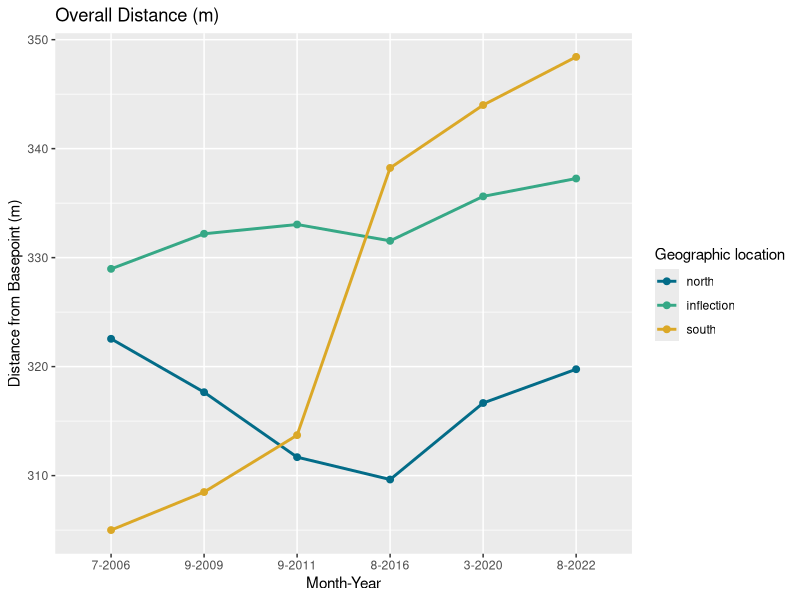
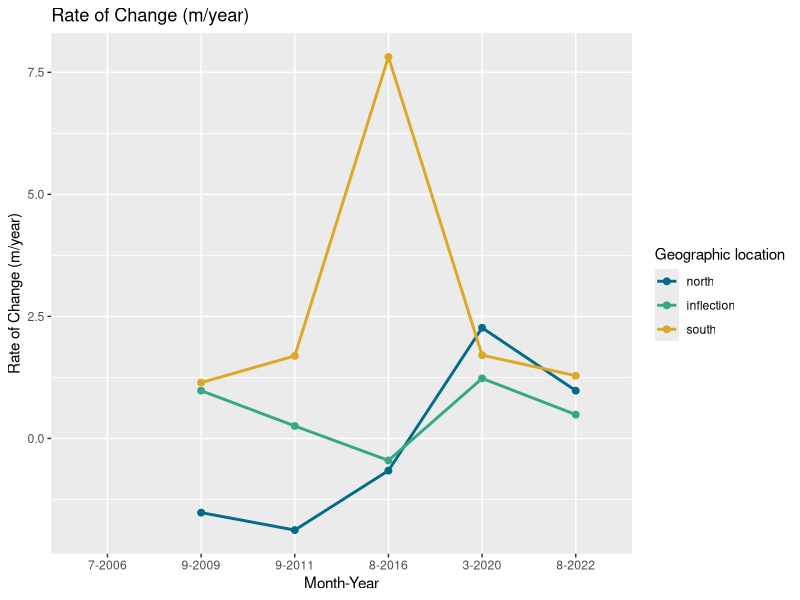
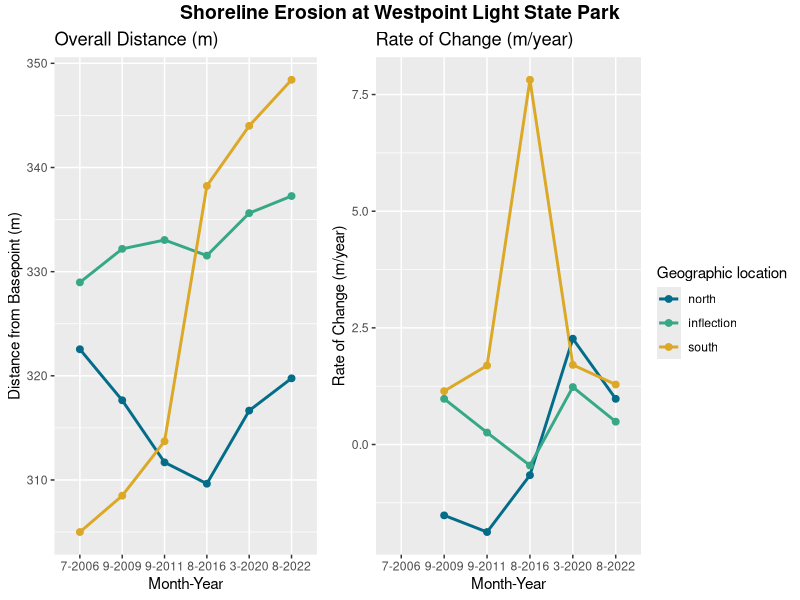

These charts were generated, in order, by the following R code:
## RLionheart
## Westport Golf Links
## March 2023

library(ggpubr)
library(tidyverse)

## Arbitrary baseline was drawn approximately 350m from shoreline
## Each historical shoreline from 2006 to present was measured to the baseline.
## All info is in meters.


## Southern benchmark at approximately 46°53'13.57"N, 124° 7'34.81"W
## Chosen due to proximity to dynamic revetment constructed in 2021
south <- data.frame(year = c("7-2006", "9-2009", "9-2011", "8-2016", "3-2020", "8-2022"),
                 distance_m = c(305.00, 308.49, 313.71, 338.23, 344.00, 348.42), 
                 position = "south")

## Northern benchmark at approximately 46°54'6.84"N, 124° 7'54.29"W
## Chosen due to proximity to nourishment provided by the Army Corps of Engineers
north <- data.frame(year = c("7-2006", "9-2009", "9-2011", "8-2016", "3-2020", "8-2022"),
                    distance_m = c(322.55, 317.65, 311.69, 309.64, 316.66, 319.76), 
                    position = "north")

## Inflection point at approximately 46°53'49.91"N, 124° 7'48.71"W.
## Where active erosion appears to be mitigated by Corps nourishment, visual inspection only.
inflection <- data.frame(year = c("7-2006", "9-2009", "9-2011", "8-2016", "3-2020", "8-2022"),
                         distance_m = c(328.97, 332.19, 333.04, 331.54, 335.62, 337.26), 
                         position = "inflection")

## Combine all locations to one dataframe
distance_to_baseline <- south %>% 
  rbind(north) %>%
  rbind(inflection)
distance_to_baseline$year <- factor(distance_to_baseline$year,
                                    levels=c("6-1990", "7-2006", "9-2009", "9-2011", "8-2016", "3-2020", "8-2022"))
distance_to_baseline$position <- factor(distance_to_baseline$position, 
                                        levels = c("north", "inflection", "south"))

## Plot distance by year
distance.plot <- ggplot(distance_to_baseline, aes(group=position, y=distance_m, x=year, color=position)) +
  geom_line(linewidth = 1) +
  geom_point(size = 2) +
  # geom_smooth(method = lm, fullrange=TRUE, se=FALSE, 
  #             color = "black", linetype = "dotdash") + 
  scale_color_manual(values = c("#036C88", "#36A886", "#DBA827"), 
                     name = "Geographic location") +
  xlab("Month-Year") + 
  ylab("Distance from Basepoint (m)") +
  ggtitle("Overall Distance (m)")
distance.plot

## Calculate rates of change at each location
ROC <- distance_to_baseline %>% 
  group_by(position) %>% 
  arrange(position, year) %>% 
  mutate(rate = 100 * (distance_m - lag(distance_m))/lag(distance_m))


ROC.plot <- ggplot(data=ROC, aes(x=year, y=rate, group=position, color = position)) +
  geom_line(linewidth = 1) +
  geom_point(size = 2) +
  scale_color_manual(values = c("#036C88", "#36A886", "#DBA827"), 
                     name = "Geographic location") +
  xlab("Month-Year") + 
  ylab("Rate of Change (m/year)") +
  ggtitle("Rate of Change (m/year)")
ROC.plot

all.plots <- ggarrange(distance.plot, ROC.plot, common.legend = TRUE, legend="right")

annotate_figure(all.plots, top = text_grob("Shoreline Erosion at Westpoint Light State Park", 
                                      color = "black", face = "bold", size = 14))

